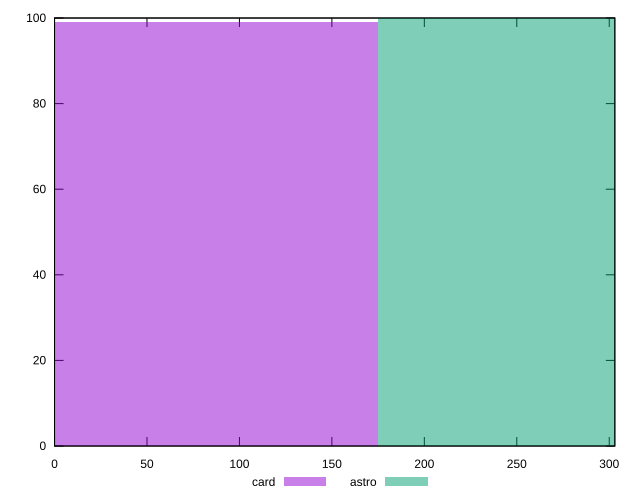

Recreate this plot in gnuplot.
reset

$card <<EOF
0 99
EOF

$astro <<EOF
349.7123644950252 100
EOF

set key outside below
set boxwidth 349.7123644950252
set xrange [0:303.022]
set yrange [0:100]
set trange [0:100]
set style fill transparent solid 0.5 noborder
set terminal svg size 640, 500 enhanced background rgb 'white'
set output "reports/report_00030_2021-02-24T20-42-31.540Z/uses-rel-preconnect/comparison/histogram/2_vs_3.svg"

plot $card title "card" with boxes, \
     $astro title "astro" with boxes

reset
